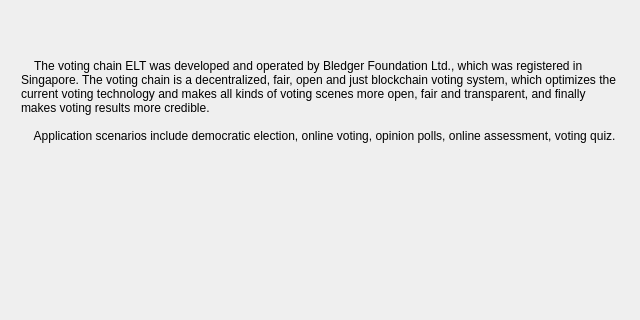
<?xml version="1.0" encoding="UTF-8"?>
<ui version="4.0">
 <class>ContactPage</class>
 <widget class="QWidget" name="ContactPage">
  <property name="geometry">
   <rect>
    <x>0</x>
    <y>0</y>
    <width>640</width>
    <height>320</height>
   </rect>
  </property>
  <property name="windowTitle">
   <string>About us</string>
  </property>
  <layout class="QVBoxLayout" name="verticalLayout">
   <property name="spacing">
    <number>12</number>
   </property>
   <property name="leftMargin">
    <number>18</number>
   </property>
   <property name="topMargin">
    <number>18</number>
   </property>
   <property name="rightMargin">
    <number>18</number>
   </property>
   <property name="bottomMargin">
    <number>15</number>
   </property>
   <item>
    <widget class="QLabel" name="label_0">
     <property name="sizePolicy">
      <sizepolicy hsizetype="Ignored" vsizetype="Preferred">
       <horstretch>0</horstretch>
       <verstretch>0</verstretch>
      </sizepolicy>
     </property>
     <property name="pixmap">
      <pixmap resource="../eltoken.qrc">:/images/about_us</pixmap>
     </property>
     <property name="alignment">
      <set>Qt::AlignCenter</set>
     </property>
    </widget>
   </item>
   <item>
    <widget class="QLabel" name="label_1">
     <property name="cursor">
      <cursorShape>IBeamCursor</cursorShape>
     </property>
     <property name="styleSheet">
      <string notr="true">margin-top: 15px;</string>
     </property>
     <property name="text">
      <string>    The voting chain ELT was developed and operated by Bledger Foundation Ltd., which was registered in Singapore. The voting chain is a decentralized, fair, open and just blockchain voting system, which optimizes the current voting technology and makes all kinds of voting scenes more open, fair and transparent, and finally makes voting results more credible.

    Application scenarios include democratic election, online voting, opinion polls, online assessment, voting quiz.</string>
     </property>
     <property name="wordWrap">
      <bool>true</bool>
     </property>
     <property name="textInteractionFlags">
      <set>Qt::LinksAccessibleByMouse|Qt::TextSelectableByKeyboard|Qt::TextSelectableByMouse</set>
     </property>
    </widget>
   </item>
   <item>
    <widget class="QLabel" name="label">
     <property name="text">
      <string/>
     </property>
    </widget>
   </item>
   <item>
    <widget class="QLabel" name="labelWebsite">
     <property name="cursor">
      <cursorShape>IBeamCursor</cursorShape>
     </property>
     <property name="textInteractionFlags">
      <set>Qt::LinksAccessibleByMouse|Qt::TextSelectableByKeyboard|Qt::TextSelectableByMouse</set>
     </property>
    </widget>
   </item>
   <item>
    <widget class="QLabel" name="labelEmail">
     <property name="cursor">
      <cursorShape>IBeamCursor</cursorShape>
     </property>
     <property name="textInteractionFlags">
      <set>Qt::LinksAccessibleByMouse|Qt::TextSelectableByKeyboard|Qt::TextSelectableByMouse</set>
     </property>
    </widget>
   </item>
   <item>
    <widget class="QLabel" name="labelWechat">
     <property name="cursor">
      <cursorShape>IBeamCursor</cursorShape>
     </property>
     <property name="textInteractionFlags">
      <set>Qt::LinksAccessibleByMouse|Qt::TextSelectableByKeyboard|Qt::TextSelectableByMouse</set>
     </property>
    </widget>
   </item>
   <item>
    <widget class="QLabel" name="labelQQGroup">
     <property name="cursor">
      <cursorShape>IBeamCursor</cursorShape>
     </property>
     <property name="textInteractionFlags">
      <set>Qt::LinksAccessibleByMouse|Qt::TextSelectableByKeyboard|Qt::TextSelectableByMouse</set>
     </property>
    </widget>
   </item>
   <item>
    <widget class="QLabel" name="labelTelegraphGroup">
     <property name="cursor">
      <cursorShape>IBeamCursor</cursorShape>
     </property>
     <property name="textInteractionFlags">
      <set>Qt::LinksAccessibleByMouse|Qt::TextSelectableByKeyboard|Qt::TextSelectableByMouse</set>
     </property>
    </widget>
   </item>
   <item>
    <spacer name="verticalSpacer">
     <property name="orientation">
      <enum>Qt::Vertical</enum>
     </property>
     <property name="sizeHint" stdset="0">
      <size>
       <width>20</width>
       <height>40</height>
      </size>
     </property>
    </spacer>
   </item>
  </layout>
 </widget>
 <resources/>
 <connections/>
</ui>
